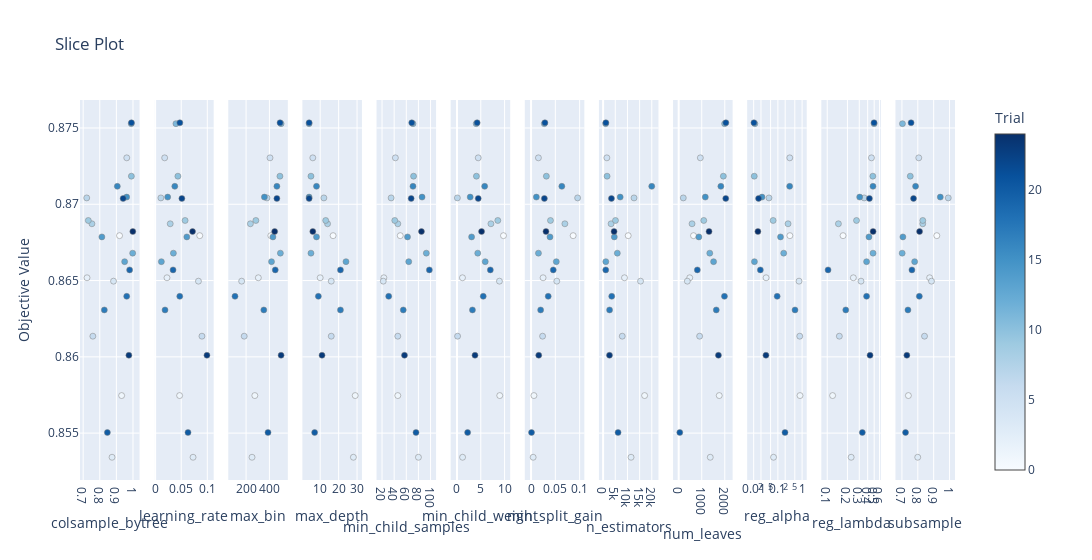

The notebook cell saved with this chart:
### Code cell
optuna.visualization.plot_slice(study)

### Figure 1 — Plotly figure (JSON) as saved in the notebook; plotly's stock layout.template omitted (floating-point values rounded to 4 significant figures)
{"data": [{"marker": {"color": [0, 1, 2, 3, 4, 5, 6, 7, 8, 9, 10, 11, 12, 13, 14, 15, 16, 17, 18, 19, 20, 21, 22, 23, 24], "colorbar": {"title": {"text": "Trial"}, "x": 1, "xpad": 40}, "colorscale": [[0, "rgb(247,251,255)"], [0.125, "rgb(222,235,247)"], [0.25, "rgb(198,219,239)"], [0.375, "rgb(158,202,225)"], [0.5, "rgb(107,174,214)"], [0.625, "rgb(66,146,198)"], [0.75, "rgb(33,113,181)"], [0.875, "rgb(8,81,156)"], [1, "rgb(8,48,107)"]], "line": {"color": "Grey", "width": 0.5}, "showscale": true}, "mode": "markers", "name": "Feasible Trial", "showlegend": false, "type": "scatter", "x": [0.919, 0.9317, 0.7232, 0.8738, 0.8828, 0.9625, 0.7583, 0.7214, 0.7526, 0.731, 0.9902, 0.9895, 0.9981, 0.9498, 0.8126, 0.9619, 0.9056, 0.8274, 0.9622, 0.9796, 0.8457, 0.9907, 0.9406, 0.9753, 0.999], "xaxis": "x", "y": [0.8679, 0.8575, 0.8652, 0.8534, 0.865, 0.873, 0.8614, 0.8704, 0.8687, 0.8689, 0.8718, 0.8753, 0.8668, 0.8662, 0.8679, 0.8705, 0.8712, 0.8631, 0.864, 0.8657, 0.855, 0.8753, 0.8704, 0.8601, 0.8682], "yaxis": "y"}, {"marker": {"color": [0, 1, 2, 3, 4, 5, 6, 7, 8, 9, 10, 11, 12, 13, 14, 15, 16, 17, 18, 19, 20, 21, 22, 23, 24], "colorbar": {"title": {"text": "Trial"}, "x": 1, "xpad": 40}, "colorscale": [[0, "rgb(247,251,255)"], [0.125, "rgb(222,235,247)"], [0.25, "rgb(198,219,239)"], [0.375, "rgb(158,202,225)"], [0.5, "rgb(107,174,214)"], [0.625, "rgb(66,146,198)"], [0.75, "rgb(33,113,181)"], [0.875, "rgb(8,81,156)"], [1, "rgb(8,48,107)"]], "line": {"color": "Grey", "width": 0.5}, "showscale": false}, "mode": "markers", "name": "Feasible Trial", "showlegend": false, "type": "scatter", "x": [0.0855, 0.04695, 0.02268, 0.07268, 0.08303, 0.01826, 0.08974, 0.01097, 0.02891, 0.05743, 0.0436, 0.03986, 0.035, 0.01194, 0.06075, 0.02406, 0.03767, 0.01894, 0.04723, 0.03432, 0.06299, 0.04739, 0.05126, 0.09933, 0.07169], "xaxis": "x2", "y": [0.8679, 0.8575, 0.8652, 0.8534, 0.865, 0.873, 0.8614, 0.8704, 0.8687, 0.8689, 0.8718, 0.8753, 0.8668, 0.8662, 0.8679, 0.8705, 0.8712, 0.8631, 0.864, 0.8657, 0.855, 0.8753, 0.8704, 0.8601, 0.8682], "yaxis": "y2"}, {"marker": {"color": [0, 1, 2, 3, 4, 5, 6, 7, 8, 9, 10, 11, 12, 13, 14, 15, 16, 17, 18, 19, 20, 21, 22, 23, 24], "colorbar": {"title": {"text": "Trial"}, "x": 1, "xpad": 40}, "colorscale": [[0, "rgb(247,251,255)"], [0.125, "rgb(222,235,247)"], [0.25, "rgb(198,219,239)"], [0.375, "rgb(158,202,225)"], [0.5, "rgb(107,174,214)"], [0.625, "rgb(66,146,198)"], [0.75, "rgb(33,113,181)"], [0.875, "rgb(8,81,156)"], [1, "rgb(8,48,107)"]], "line": {"color": "Grey", "width": 0.5}, "showscale": false}, "mode": "markers", "name": "Feasible Trial", "showlegend": false, "type": "scatter", "x": [412, 275, 305, 251, 162, 405, 184, 379, 237, 284, 490, 500, 494, 418, 430, 357, 464, 352, 105, 450, 388, 491, 464, 500, 445], "xaxis": "x3", "y": [0.8679, 0.8575, 0.8652, 0.8534, 0.865, 0.873, 0.8614, 0.8704, 0.8687, 0.8689, 0.8718, 0.8753, 0.8668, 0.8662, 0.8679, 0.8705, 0.8712, 0.8631, 0.864, 0.8657, 0.855, 0.8753, 0.8704, 0.8601, 0.8682], "yaxis": "y3"}, {"marker": {"color": [0, 1, 2, 3, 4, 5, 6, 7, 8, 9, 10, 11, 12, 13, 14, 15, 16, 17, 18, 19, 20, 21, 22, 23, 24], "colorbar": {"title": {"text": "Trial"}, "x": 1, "xpad": 40}, "colorscale": [[0, "rgb(247,251,255)"], [0.125, "rgb(222,235,247)"], [0.25, "rgb(198,219,239)"], [0.375, "rgb(158,202,225)"], [0.5, "rgb(107,174,214)"], [0.625, "rgb(66,146,198)"], [0.75, "rgb(33,113,181)"], [0.875, "rgb(8,81,156)"], [1, "rgb(8,48,107)"]], "line": {"color": "Grey", "width": 0.5}, "showscale": false}, "mode": "markers", "name": "Feasible Trial", "showlegend": false, "type": "scatter", "x": [17, 29, 10, 28, 16, 6, 16, 12, 14, 13, 5, 4, 5, 24, 8, 4, 8, 21, 9, 21, 7, 4, 4, 11, 6], "xaxis": "x4", "y": [0.8679, 0.8575, 0.8652, 0.8534, 0.865, 0.873, 0.8614, 0.8704, 0.8687, 0.8689, 0.8718, 0.8753, 0.8668, 0.8662, 0.8679, 0.8705, 0.8712, 0.8631, 0.864, 0.8657, 0.855, 0.8753, 0.8704, 0.8601, 0.8682], "yaxis": "y4"}, {"marker": {"color": [0, 1, 2, 3, 4, 5, 6, 7, 8, 9, 10, 11, 12, 13, 14, 15, 16, 17, 18, 19, 20, 21, 22, 23, 24], "colorbar": {"title": {"text": "Trial"}, "x": 1, "xpad": 40}, "colorscale": [[0, "rgb(247,251,255)"], [0.125, "rgb(222,235,247)"], [0.25, "rgb(198,219,239)"], [0.375, "rgb(158,202,225)"], [0.5, "rgb(107,174,214)"], [0.625, "rgb(66,146,198)"], [0.75, "rgb(33,113,181)"], [0.875, "rgb(8,81,156)"], [1, "rgb(8,48,107)"]], "line": {"color": "Grey", "width": 0.5}, "showscale": false}, "mode": "markers", "name": "Feasible Trial", "showlegend": false, "type": "scatter", "x": [50, 46, 23, 80, 22, 42, 46, 35, 46, 41, 72, 71, 93, 64, 62, 86, 71, 55, 31, 98, 76, 69, 68, 57, 85], "xaxis": "x5", "y": [0.8679, 0.8575, 0.8652, 0.8534, 0.865, 0.873, 0.8614, 0.8704, 0.8687, 0.8689, 0.8718, 0.8753, 0.8668, 0.8662, 0.8679, 0.8705, 0.8712, 0.8631, 0.864, 0.8657, 0.855, 0.8753, 0.8704, 0.8601, 0.8682], "yaxis": "y5"}, {"marker": {"color": [0, 1, 2, 3, 4, 5, 6, 7, 8, 9, 10, 11, 12, 13, 14, 15, 16, 17, 18, 19, 20, 21, 22, 23, 24], "colorbar": {"title": {"text": "Trial"}, "x": 1, "xpad": 40}, "colorscale": [[0, "rgb(247,251,255)"], [0.125, "rgb(222,235,247)"], [0.25, "rgb(198,219,239)"], [0.375, "rgb(158,202,225)"], [0.5, "rgb(107,174,214)"], [0.625, "rgb(66,146,198)"], [0.75, "rgb(33,113,181)"], [0.875, "rgb(8,81,156)"], [1, "rgb(8,48,107)"]], "line": {"color": "Grey", "width": 0.5}, "showscale": false}, "mode": "markers", "name": "Feasible Trial", "showlegend": false, "type": "scatter", "x": [9.768, 8.987, 1.154, 1.178, 8.919, 4.463, 0.1271, 0.08677, 7.129, 8.576, 4.083, 4.039, 4.364, 5.932, 3.073, 2.778, 5.815, 3.249, 5.512, 7.008, 2.235, 4.238, 4.462, 3.784, 5.166], "xaxis": "x6", "y": [0.8679, 0.8575, 0.8652, 0.8534, 0.865, 0.873, 0.8614, 0.8704, 0.8687, 0.8689, 0.8718, 0.8753, 0.8668, 0.8662, 0.8679, 0.8705, 0.8712, 0.8631, 0.864, 0.8657, 0.855, 0.8753, 0.8704, 0.8601, 0.8682], "yaxis": "y6"}, {"marker": {"color": [0, 1, 2, 3, 4, 5, 6, 7, 8, 9, 10, 11, 12, 13, 14, 15, 16, 17, 18, 19, 20, 21, 22, 23, 24], "colorbar": {"title": {"text": "Trial"}, "x": 1, "xpad": 40}, "colorscale": [[0, "rgb(247,251,255)"], [0.125, "rgb(222,235,247)"], [0.25, "rgb(198,219,239)"], [0.375, "rgb(158,202,225)"], [0.5, "rgb(107,174,214)"], [0.625, "rgb(66,146,198)"], [0.75, "rgb(33,113,181)"], [0.875, "rgb(8,81,156)"], [1, "rgb(8,48,107)"]], "line": {"color": "Grey", "width": 0.5}, "showscale": false}, "mode": "markers", "name": "Feasible Trial", "showlegend": false, "type": "scatter", "x": [0.08662, 0.005944, 0.02477, 0.004306, 0.05294, 0.01518, 0.02374, 0.0958, 0.06959, 0.03996, 0.03149, 0.02727, 0.01526, 0.05193, 0.03897, 0.01092, 0.06334, 0.01974, 0.03531, 0.04571, 0.0009706, 0.02853, 0.02741, 0.01582, 0.03073], "xaxis": "x7", "y": [0.8679, 0.8575, 0.8652, 0.8534, 0.865, 0.873, 0.8614, 0.8704, 0.8687, 0.8689, 0.8718, 0.8753, 0.8668, 0.8662, 0.8679, 0.8705, 0.8712, 0.8631, 0.864, 0.8657, 0.855, 0.8753, 0.8704, 0.8601, 0.8682], "yaxis": "y7"}, {"marker": {"color": [0, 1, 2, 3, 4, 5, 6, 7, 8, 9, 10, 11, 12, 13, 14, 15, 16, 17, 18, 19, 20, 21, 22, 23, 24], "colorbar": {"title": {"text": "Trial"}, "x": 1, "xpad": 40}, "colorscale": [[0, "rgb(247,251,255)"], [0.125, "rgb(222,235,247)"], [0.25, "rgb(198,219,239)"], [0.375, "rgb(158,202,225)"], [0.5, "rgb(107,174,214)"], [0.625, "rgb(66,146,198)"], [0.75, "rgb(33,113,181)"], [0.875, "rgb(8,81,156)"], [1, "rgb(8,48,107)"]], "line": {"color": "Grey", "width": 0.5}, "showscale": false}, "mode": "markers", "name": "Feasible Trial", "showlegend": false, "type": "scatter", "x": [10305, 17049, 8788, 11482, 15380, 1541, 7866, 12710, 3283, 5081, 1637, 1046, 5835, 1118, 4602, 7015, 19980, 2658, 3542, 1087, 6142, 1137, 3421, 2619, 4505], "xaxis": "x8", "y": [0.8679, 0.8575, 0.8652, 0.8534, 0.865, 0.873, 0.8614, 0.8704, 0.8687, 0.8689, 0.8718, 0.8753, 0.8668, 0.8662, 0.8679, 0.8705, 0.8712, 0.8631, 0.864, 0.8657, 0.855, 0.8753, 0.8704, 0.8601, 0.8682], "yaxis": "y8"}, {"marker": {"color": [0, 1, 2, 3, 4, 5, 6, 7, 8, 9, 10, 11, 12, 13, 14, 15, 16, 17, 18, 19, 20, 21, 22, 23, 24], "colorbar": {"title": {"text": "Trial"}, "x": 1, "xpad": 40}, "colorscale": [[0, "rgb(247,251,255)"], [0.125, "rgb(222,235,247)"], [0.25, "rgb(198,219,239)"], [0.375, "rgb(158,202,225)"], [0.5, "rgb(107,174,214)"], [0.625, "rgb(66,146,198)"], [0.75, "rgb(33,113,181)"], [0.875, "rgb(8,81,156)"], [1, "rgb(8,48,107)"]], "line": {"color": "Grey", "width": 0.5}, "showscale": false}, "mode": "markers", "name": "Feasible Trial", "showlegend": false, "type": "scatter", "x": [643, 1760, 479, 1370, 375, 940, 909, 199, 579, 1087, 1938, 1993, 1349, 1514, 875, 1155, 1830, 1631, 1986, 809, 47, 2048, 2042, 1724, 1317], "xaxis": "x9", "y": [0.8679, 0.8575, 0.8652, 0.8534, 0.865, 0.873, 0.8614, 0.8704, 0.8687, 0.8689, 0.8718, 0.8753, 0.8668, 0.8662, 0.8679, 0.8705, 0.8712, 0.8631, 0.864, 0.8657, 0.855, 0.8753, 0.8704, 0.8601, 0.8682], "yaxis": "y9"}, {"marker": {"color": [0, 1, 2, 3, 4, 5, 6, 7, 8, 9, 10, 11, 12, 13, 14, 15, 16, 17, 18, 19, 20, 21, 22, 23, 24], "colorbar": {"title": {"text": "Trial"}, "x": 1, "xpad": 40}, "colorscale": [[0, "rgb(247,251,255)"], [0.125, "rgb(222,235,247)"], [0.25, "rgb(198,219,239)"], [0.375, "rgb(158,202,225)"], [0.5, "rgb(107,174,214)"], [0.625, "rgb(66,146,198)"], [0.75, "rgb(33,113,181)"], [0.875, "rgb(8,81,156)"], [1, "rgb(8,48,107)"]], "line": {"color": "Grey", "width": 0.5}, "showscale": false}, "mode": "markers", "name": "Feasible Trial", "showlegend": false, "type": "scatter", "x": [0.3128, 0.8197, 0.03263, 0.06606, 0.7469, 0.3095, 0.7996, 0.04297, 0.2625, 0.06363, 0.01057, 0.01119, 0.1739, 0.01075, 0.1286, 0.02207, 0.3065, 0.5096, 0.09347, 0.01888, 0.1966, 0.01024, 0.0159, 0.03213, 0.01498], "xaxis": "x10", "y": [0.8679, 0.8575, 0.8652, 0.8534, 0.865, 0.873, 0.8614, 0.8704, 0.8687, 0.8689, 0.8718, 0.8753, 0.8668, 0.8662, 0.8679, 0.8705, 0.8712, 0.8631, 0.864, 0.8657, 0.855, 0.8753, 0.8704, 0.8601, 0.8682], "yaxis": "y10"}, {"marker": {"color": [0, 1, 2, 3, 4, 5, 6, 7, 8, 9, 10, 11, 12, 13, 14, 15, 16, 17, 18, 19, 20, 21, 22, 23, 24], "colorbar": {"title": {"text": "Trial"}, "x": 1, "xpad": 40}, "colorscale": [[0, "rgb(247,251,255)"], [0.125, "rgb(222,235,247)"], [0.25, "rgb(198,219,239)"], [0.375, "rgb(158,202,225)"], [0.5, "rgb(107,174,214)"], [0.625, "rgb(66,146,198)"], [0.75, "rgb(33,113,181)"], [0.875, "rgb(8,81,156)"], [1, "rgb(8,48,107)"]], "line": {"color": "Grey", "width": 0.5}, "showscale": false}, "mode": "markers", "name": "Feasible Trial", "showlegend": false, "type": "scatter", "x": [0.172, 0.1202, 0.2448, 0.2272, 0.3182, 0.4554, 0.1515, 0.3551, 0.1467, 0.2729, 0.4774, 0.4993, 0.4808, 0.3854, 0.4177, 0.3042, 0.4797, 0.1887, 0.3853, 0.1028, 0.3331, 0.4976, 0.4247, 0.4339, 0.4816], "xaxis": "x11", "y": [0.8679, 0.8575, 0.8652, 0.8534, 0.865, 0.873, 0.8614, 0.8704, 0.8687, 0.8689, 0.8718, 0.8753, 0.8668, 0.8662, 0.8679, 0.8705, 0.8712, 0.8631, 0.864, 0.8657, 0.855, 0.8753, 0.8704, 0.8601, 0.8682], "yaxis": "y11"}, {"marker": {"color": [0, 1, 2, 3, 4, 5, 6, 7, 8, 9, 10, 11, 12, 13, 14, 15, 16, 17, 18, 19, 20, 21, 22, 23, 24], "colorbar": {"title": {"text": "Trial"}, "x": 1, "xpad": 40}, "colorscale": [[0, "rgb(247,251,255)"], [0.125, "rgb(222,235,247)"], [0.25, "rgb(198,219,239)"], [0.375, "rgb(158,202,225)"], [0.5, "rgb(107,174,214)"], [0.625, "rgb(66,146,198)"], [0.75, "rgb(33,113,181)"], [0.875, "rgb(8,81,156)"], [1, "rgb(8,48,107)"]], "line": {"color": "Grey", "width": 0.5}, "showscale": false}, "mode": "markers", "name": "Feasible Trial", "showlegend": false, "type": "scatter", "x": [0.9198, 0.7407, 0.8746, 0.7996, 0.8862, 0.8061, 0.8422, 0.992, 0.831, 0.8313, 0.7524, 0.7033, 0.7016, 0.7801, 0.706, 0.9417, 0.7861, 0.7379, 0.8095, 0.763, 0.7227, 0.7576, 0.7731, 0.7311, 0.8111], "xaxis": "x12", "y": [0.8679, 0.8575, 0.8652, 0.8534, 0.865, 0.873, 0.8614, 0.8704, 0.8687, 0.8689, 0.8718, 0.8753, 0.8668, 0.8662, 0.8679, 0.8705, 0.8712, 0.8631, 0.864, 0.8657, 0.855, 0.8753, 0.8704, 0.8601, 0.8682], "yaxis": "y12"}], "layout": {"title": {"text": "Slice Plot"}, "width": 3600, "xaxis": {"anchor": "y", "domain": [0, 0.06806], "title": {"text": "colsample_bytree"}}, "xaxis10": {"anchor": "y10", "domain": [0.7625, 0.8306], "title": {"text": "reg_alpha"}, "type": "log"}, "xaxis11": {"anchor": "y11", "domain": [0.8472, 0.9153], "title": {"text": "reg_lambda"}, "type": "log"}, "xaxis12": {"anchor": "y12", "domain": [0.9319, 1.0], "title": {"text": "subsample"}}, "xaxis2": {"anchor": "y2", "domain": [0.08472, 0.1528], "title": {"text": "learning_rate"}}, "xaxis3": {"anchor": "y3", "domain": [0.1694, 0.2375], "title": {"text": "max_bin"}}, "xaxis4": {"anchor": "y4", "domain": [0.2542, 0.3222], "title": {"text": "max_depth"}}, "xaxis5": {"anchor": "y5", "domain": [0.3389, 0.4069], "title": {"text": "min_child_samples"}}, "xaxis6": {"anchor": "y6", "domain": [0.4236, 0.4917], "title": {"text": "min_child_weight"}}, "xaxis7": {"anchor": "y7", "domain": [0.5083, 0.5764], "title": {"text": "min_split_gain"}}, "xaxis8": {"anchor": "y8", "domain": [0.5931, 0.6611], "title": {"text": "n_estimators"}}, "xaxis9": {"anchor": "y9", "domain": [0.6778, 0.7458], "title": {"text": "num_leaves"}}, "yaxis": {"anchor": "x", "domain": [0, 1], "title": {"text": "Objective Value"}}, "yaxis10": {"anchor": "x10", "domain": [0, 1], "matches": "y", "showticklabels": false}, "yaxis11": {"anchor": "x11", "domain": [0, 1], "matches": "y", "showticklabels": false}, "yaxis12": {"anchor": "x12", "domain": [0, 1], "matches": "y", "showticklabels": false}, "yaxis2": {"anchor": "x2", "domain": [0, 1], "matches": "y", "showticklabels": false}, "yaxis3": {"anchor": "x3", "domain": [0, 1], "matches": "y", "showticklabels": false}, "yaxis4": {"anchor": "x4", "domain": [0, 1], "matches": "y", "showticklabels": false}, "yaxis5": {"anchor": "x5", "domain": [0, 1], "matches": "y", "showticklabels": false}, "yaxis6": {"anchor": "x6", "domain": [0, 1], "matches": "y", "showticklabels": false}, "yaxis7": {"anchor": "x7", "domain": [0, 1], "matches": "y", "showticklabels": false}, "yaxis8": {"anchor": "x8", "domain": [0, 1], "matches": "y", "showticklabels": false}, "yaxis9": {"anchor": "x9", "domain": [0, 1], "matches": "y", "showticklabels": false}}}
